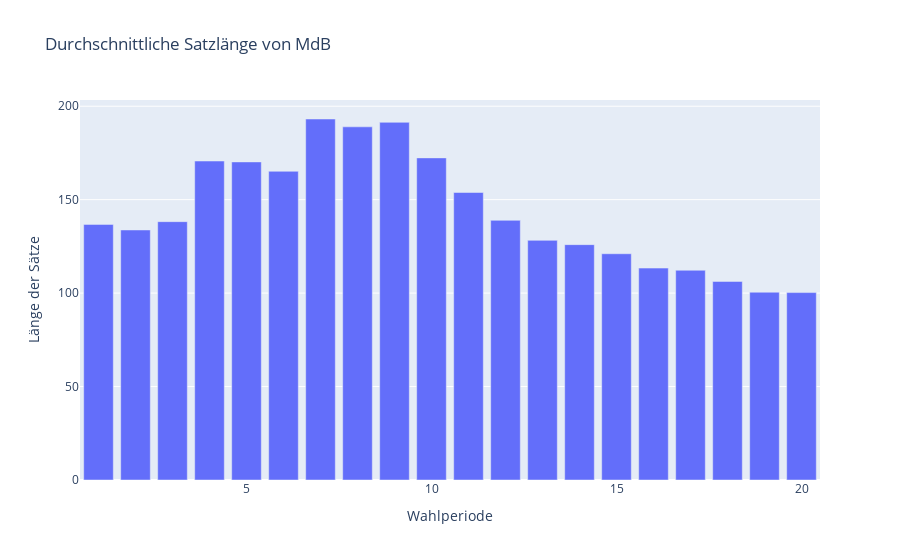

Write notebook code for a chart like this one.
### Code cell
fig = px.bar(
    gr,
    x="electoral_term",
    y="satzlaenge",
    # color="faction_name",
    # color_discrete_map=color_map,
    labels={"electoral_term": "Wahlperiode", 
            "satzlaenge": "Länge der Sätze", 
            # "faction_name": "Fraktion", 
            "speeches" : "Reden"},
    title="Durchschnittliche Satzlänge von MdB",
)
fig.update_layout(showlegend=False)
fig.show()

### Figure 1 — Plotly figure (JSON) as saved in the notebook; plotly's stock layout.template omitted (floating-point values rounded to 4 significant figures)
{"data": [{"alignmentgroup": "True", "hovertemplate": "Wahlperiode=%{x}<br>Länge der Sätze=%{y}<extra></extra>", "legendgroup": "", "marker": {"color": "#636efa", "pattern": {"shape": ""}}, "name": "", "offsetgroup": "", "orientation": "v", "showlegend": false, "textposition": "auto", "type": "bar", "x": [1, 2, 3, 4, 5, 6, 7, 8, 9, 10, 11, 12, 13, 14, 15, 16, 17, 18, 19, 20], "xaxis": "x", "y": [136.8, 133.8, 138.2, 170.7, 170.2, 165.2, 193.2, 189.0, 191.4, 172.4, 153.8, 138.9, 128.2, 125.9, 121.1, 113.4, 112.2, 106.2, 100.5, 100.3], "yaxis": "y"}], "layout": {"barmode": "relative", "legend": {"tracegroupgap": 0}, "showlegend": false, "title": {"text": "Durchschnittliche Satzlänge von MdB"}, "xaxis": {"anchor": "y", "domain": [0, 1], "title": {"text": "Wahlperiode"}}, "yaxis": {"anchor": "x", "domain": [0, 1], "title": {"text": "Länge der Sätze"}}}}
